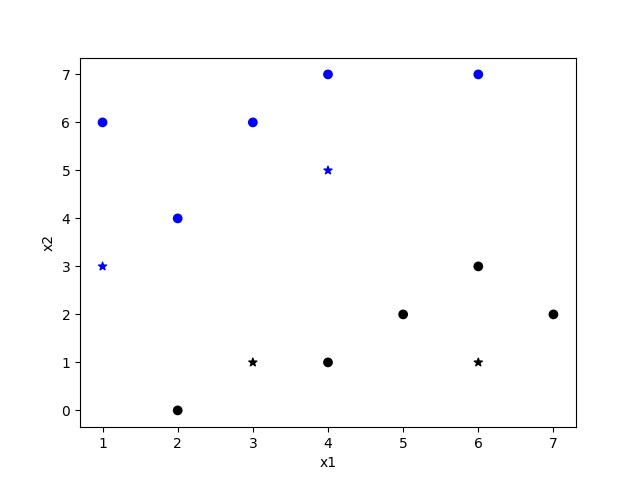

The script that saved this image:
import numpy as np
import logistic_regression_model_with_gradient_descent
import matplotlib.pyplot as plt

X_train = np.array([[6, 7], [2, 4], [3, 6], [4, 7], [1, 6],
                    [5, 2], [2, 0], [6, 3], [4, 1], [7, 2]]);

y_train = np.array([0, 0, 0, 0, 0, 1, 1, 1, 1, 1]);

# We train a logistic regression model for 1000 iterations, at a learning rate of 0.1
# based on intercept-included weights:
weights = logistic_regression_model_with_gradient_descent.train_logistic_regression(X_train=X_train, y_train=y_train,
                                                                                    max_iter=1000, learning_rate=0.1,
                                                                                    fit_intercept=True);

X_test = np.array([[6, 1], [1, 3], [3, 1], [4, 5]]);
predictions = logistic_regression_model_with_gradient_descent.predict(X=X_test, weights=weights);
print(predictions);

# To visualize this:
plt.scatter(x=X_train[:, 0], y=X_train[:, 1], c=['b']*5+['k']*5, marker='o')

## Blue dots are training samples from class 0, black dots are those from class 1
## Use 0.5 as the classification decision threshold.
colours = ['k' if prediction >= 0.5 else 'b' for prediction in predictions]
plt.scatter(x=X_test[:, 0], y=X_test[:, 1], marker='*', c=colours)

plt.xlabel("x1");
plt.ylabel("x2");

plt.savefig("Implementing_logistic_regression.jpg")

plt.show();